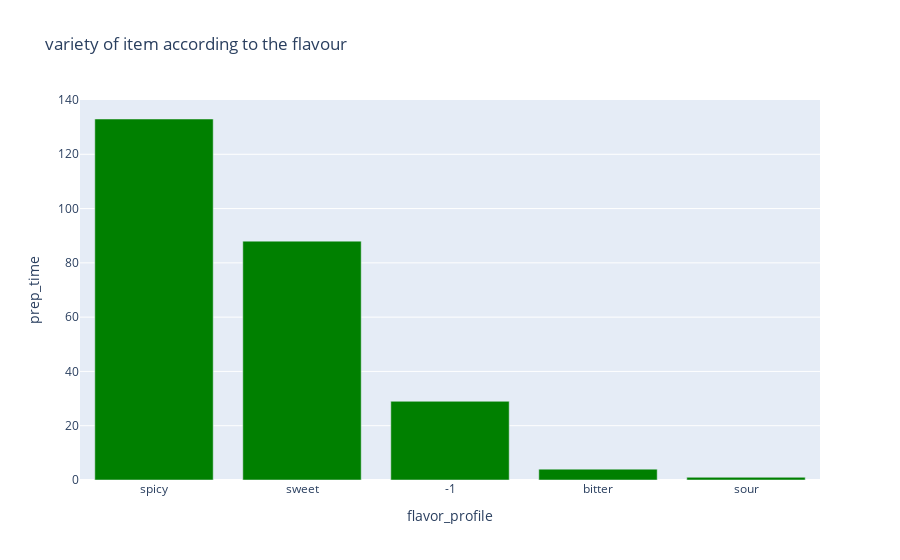

Write notebook code for a chart like this one.
### Code cell
flav_df = df.flavor_profile.value_counts().reset_index()
flav_df.columns = ['flavor_profile', 'prep_time']
fig = px.bar(flav_df,x='flavor_profile',y='prep_time',title='variety of item according to the flavour',
color_discrete_sequence=['green'])
fig.show()

### Figure 1 — Plotly figure (JSON) as saved in the notebook; plotly's stock layout.template omitted (floating-point values rounded to 4 significant figures)
{"data": [{"alignmentgroup": "True", "hovertemplate": "flavor_profile=%{x}<br>prep_time=%{y}<extra></extra>", "legendgroup": "", "marker": {"color": "green", "pattern": {"shape": ""}}, "name": "", "offsetgroup": "", "orientation": "v", "showlegend": false, "textposition": "auto", "type": "bar", "x": ["spicy", "sweet", "-1", "bitter", "sour"], "xaxis": "x", "y": [133, 88, 29, 4, 1], "yaxis": "y"}], "layout": {"autosize": true, "barmode": "relative", "legend": {"tracegroupgap": 0}, "title": {"text": "variety of item according to the flavour"}, "xaxis": {"anchor": "y", "autorange": true, "domain": [0, 1], "range": [-0.5, 4.5], "title": {"text": "flavor_profile"}, "type": "category"}, "yaxis": {"anchor": "x", "autorange": true, "domain": [0, 1], "range": [0, 140], "title": {"text": "prep_time"}, "type": "linear"}}}
